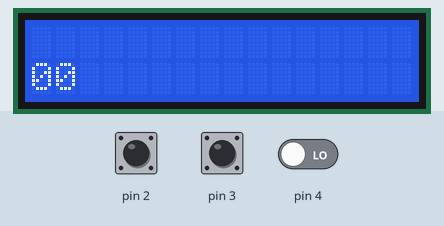
The sketch below on a simulated Arduino Uno, built with avr-gcc and run on an emulated ATmega328P. Parts: 16×2 character LCD. The inputs (shaded band) are chosen by the test bench; at power-on: pin 4 LOW, pin 2 HIGH, pin 3 HIGH.

Above: at 1.2 s.
1.3 s: pin 4 driven HIGH
At 2.7 s:
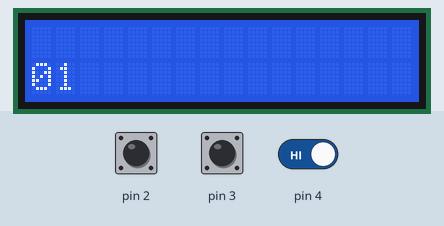
3.0 s: pin 4 driven LOW
At 4.1 s:
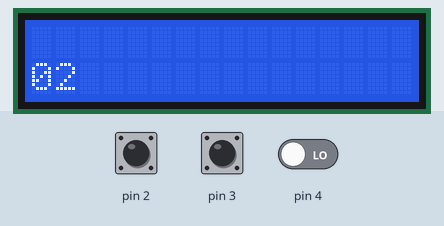
4.7 s: pin 4 driven HIGH
At 5.4 s:
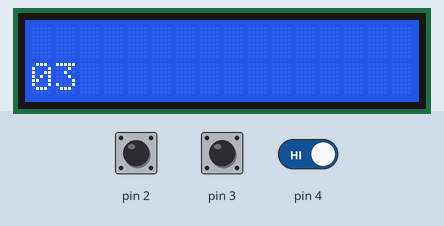
Timing chart, 0 to 7.7 s (numbered marks = the images above; inputs shaded):
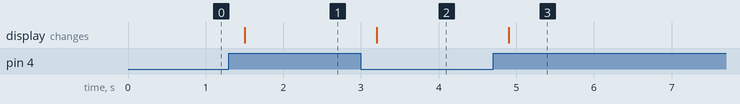

Measured:
- after the input at 1.3 s, the display: changes after 0.20 s (image 1)
- after the input at 3.0 s, the display: changes after 0.20 s (image 2)
- after the input at 4.7 s, the display: changes after 0.20 s (image 3)

The sketch:

sketch_lcd.ino
```cpp
#include <LiquidCrystal.h>
#include <util/delay.h>

const int rs = 12;
const int en = 11;
const int d4 = 9;
const int d5 = 8;
const int d6 = 7;
const int d7 = 6;


volatile int nr_sec = 0; //timer

LiquidCrystal lcd(rs, LOW, en, d4, d5, d6, d7);

void setup() {
  //timer stop
  TCCR1A = 0;
  TCCR1B = 0;
  TIMSK1 = (1 << TOIE1); //activare timer overflow

  //activare intreruperi
  EIMSK |= (1 << INT0);
  EIMSK |= (1 << INT1);
  PCICR |= (1 << PCIE2);
  PCMSK2 |= (1 << PCINT20);

  //configurare LCD
  lcd.begin(16, 2);
  lcd.noCursor();
}

void loop() {
  lcd.setCursor(0, 1);
  if (nr_sec < 10) lcd.print("0");
  lcd.print(nr_sec);
  lcd.print(" ");
}
/*
//procedura de overflow
ISR (TIMER1_OVF_vect) {
  TCNT1 = 0x0BDC; //setare valoare initiala 65536 - 62500
  nr_sec++;
  if (nr_sec == 60) nr_sec = 0;
}
*/

ISR (INT0_vect) {
 //pornire timer
/*  TCNT1 = 0x0BDC; //setare valoare initiala 65536 - 62500
  TCCR1B = (1 << CS12);  //1 MHZ / 256
  _delay_ms(200);
  */
  nr_sec++;
  _delay_ms(200);
}

ISR (INT1_vect) {
  /*
  TCCR1B = 0;
  _delay_ms(200);
  */
  nr_sec--;
  _delay_ms(200);
}

ISR (PCINT2_vect) {
  /*
  nr_sec = 0;
  _delay_ms(200);
  */
  nr_sec++;
  _delay_ms(200);
}
```
